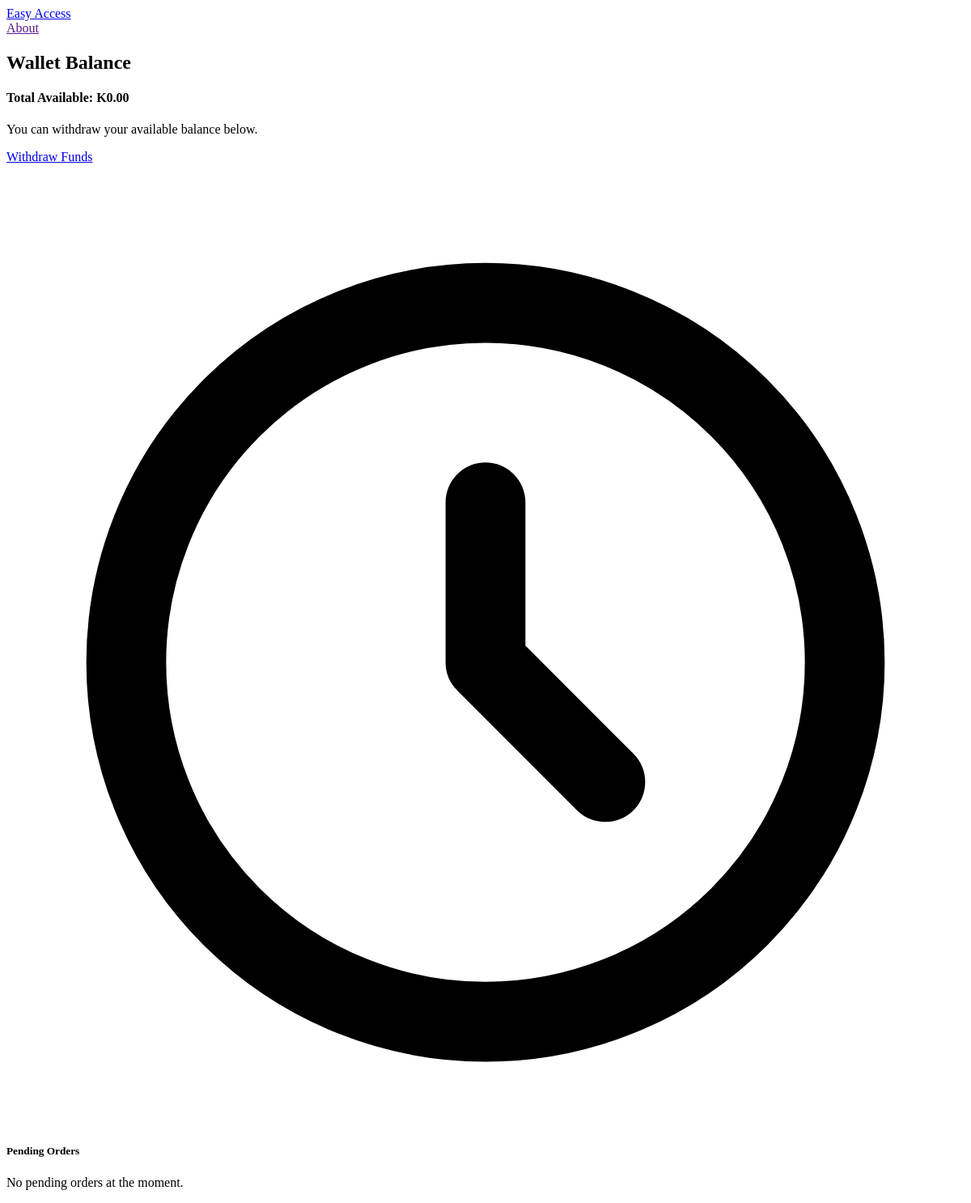
The app's page /available-balance/ (signed in), older data.
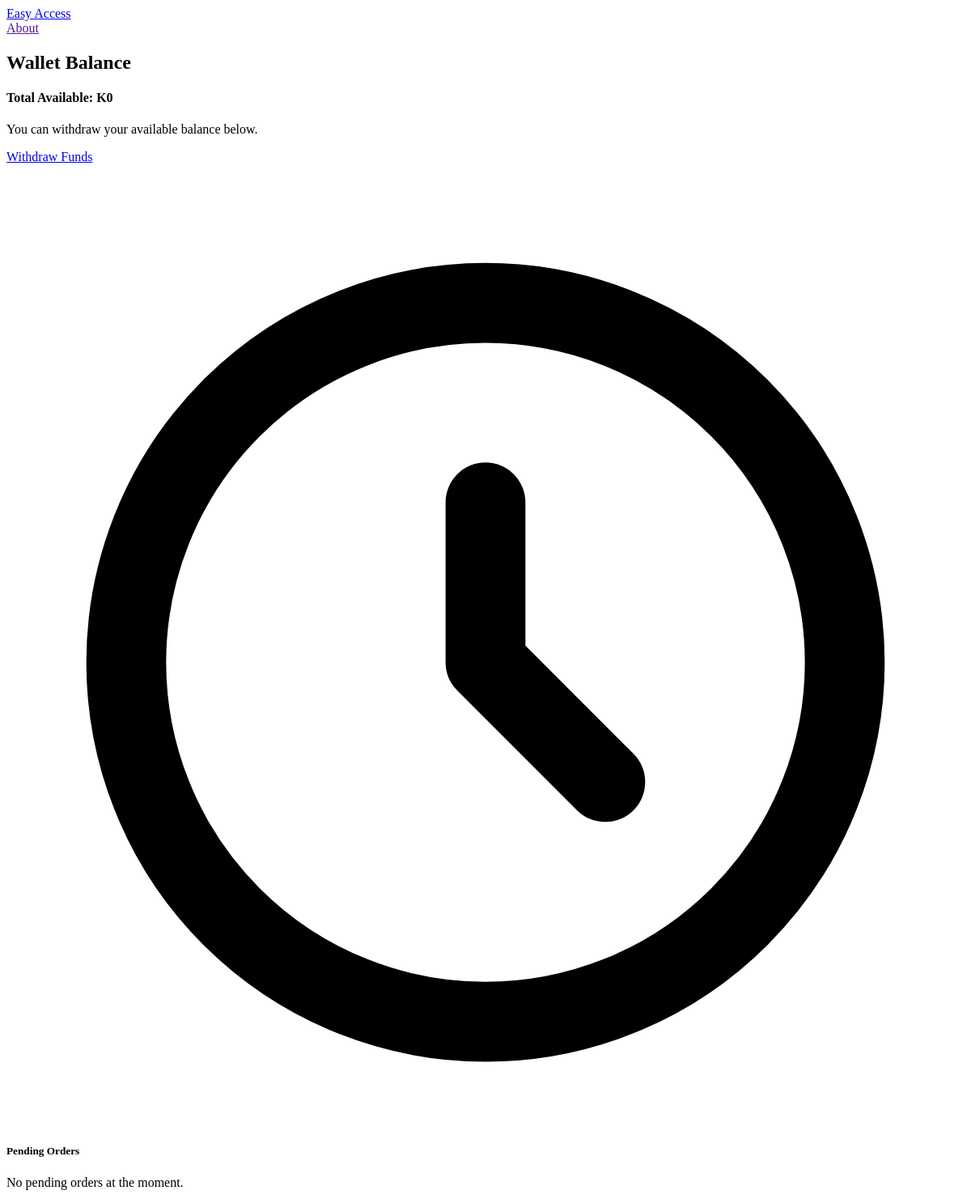
The same page, newer data.
### store/models.py (models this page shows, shortened)
class Store(models.Model):
    owner = models.OneToOneField(User, on_delete=models.CASCADE, related_name="store")
    name = models.CharField(max_length=255)
    description = models.TextField()
    image = models.ImageField(upload_to="store_images/", blank=True, null=True)
    phone_number = models.CharField(max_length=20, blank=True, null=True)
    email = models.EmailField(blank=True, null=True)
    address = models.CharField(max_length=255, blank=True, null=True)
    province = models.CharField(max_length=100, blank=True, null=True)
    town = models.CharField(max_length=100, blank=True, null=True)
    website = models.URLField(blank=True, null=True)
    category = models.CharField(max_length=100, blank=True, null=True)
    total_earned = models.DecimalField(max_digits=10, decimal_places=2, default=0.00)
    pending_balance = models.DecimalField(max_digits=10, decimal_places=2, default=0.00)
    available_balance = models.DecimalField(max_digits=10, decimal_places=2, default=0.00)
    last_payout = models.DateTimeField(blank=True, null=True)
    is_approved = models.BooleanField(default=False)  # ✅ new field
    created_at = models.DateTimeField(auto_now_add=True)

### userprofile/views.py (the view)
# urls.py: path('available-balance/', views.available_balance, name='available_balance'),
@login_required
def available_balance(request):
    balance = 0
    available_orders = []
    if hasattr(request.user, 'store'):
        store = request.user.store
        balance = store.available_balance
        from store.models import OrderItem
        available_orders = OrderItem.objects.filter(
            vendor=store,
            status=OrderItem.STATUS_DELIVERED,
            is_paid_to_vendor=False
        )
    context = {
        'balance': balance,
        'available_orders': available_orders
    }
    return render(request, 'userprofile/avalaible_balance.html', context)

### store/context_processors.py (called while the page is built)
def cart(request):
	return { 'cart': Cart(request)}

### userprofile/templates/userprofile/avalaible_balance.html
{% extends "core/base.html" %}
{% block content %}
<div class="max-w-4xl mx-auto mt-10 px-4">
  <h2 class="text-3xl font-bold text-gray-800 mb-6 text-center">Wallet Balance</h2>
  <div class="bg-white rounded-2xl shadow-lg p-6 mb-8 border border-gray-100 text-center">
    <h4 class="text-2xl font-semibold text-gray-700 mb-2">
      Total Available:
      <span class="text-green-600 font-bold">K{{ balance }}</span>
    </h4>
    <p class="text-gray-500 mb-4">You can withdraw your available balance below.</p>
    <a href="{% url 'withdraw_funds' %}"
       class="inline-block bg-blue-600 hover:bg-blue-700 text-white font-medium px-6 py-2.5 rounded-xl transition">
      Withdraw Funds
    </a>
  </div>
  <div class="bg-white rounded-2xl shadow-md p-6 border border-gray-100">
    <h5 class="text-xl font-semibold text-gray-800 mb-4 flex items-center gap-2">
      <svg xmlns="http://www.w3.org/2000/svg" class="h-6 w-6 text-yellow-500" fill="none" viewBox="0 0 24 24" stroke="currentColor">
        <path stroke-linecap="round" stroke-linejoin="round" stroke-width="2" d="M12 8v4l3 3m6-3a9 9 0 11-18 0 9 9 0 0118 0z" />
      </svg>
      Pending Orders
    </h5>
    {% if pending_orders %}
    <div class="overflow-x-auto">
      <table class="min-w-full border border-gray-200 rounded-lg">
        <thead class="bg-gray-100">
          <tr>
            <th class="py-3 px-4 text-left text-sm font-semibold text-gray-600">Product</th>
            <th class="py-3 px-4 text-left text-sm font-semibold text-gray-600">Quantity</th>
            <th class="py-3 px-4 text-left text-sm font-semibold text-gray-600">Price</th>
            <th class="py-3 px-4 text-left text-sm font-semibold text-gray-600">Total</th>
          </tr>
        </thead>
        <tbody class="divide-y divide-gray-100">
          {% for item in pending_orders %}
          <tr class="hover:bg-gray-50 transition">
            <td class="py-3 px-4 text-gray-800">{{ item.product.title }}</td>
            <td class="py-3 px-4 text-gray-700">{{ item.quantity }}</td>
            <td class="py-3 px-4 text-gray-700">K{{ item.price }}</td>
            <td class="py-3 px-4 text-gray-800 font-semibold">
              K{{ item.price|floatformat:2|add:"0"|add:item.quantity }}
            </td>
          </tr>
          {% endfor %}
        </tbody>
      </table>
    </div>
    {% else %}
      <p class="text-gray-500 text-center mt-3">No pending orders at the moment.</p>
    {% endif %}
  </div>
</div>
{% endblock %}

### Templates/core/base.html (shortened to what this page needs)
<!DOCTYPE html>
<html>
<head>
</head>
<body>
	<nav class =' max-w-4xl mx-auto flex items-center justify-between py-4 px-6 bg-teal-600'>
		<div class= 'logo'>
			<a class = 'text-white' href="/"> Easy Access</a>
		</div>
		<div class = 'menu'>
			<a href="">About</a>
		</div>
	</nav>
	{%  block content %}
	{% endblock %}
</body>
</html>

Row changes from the older to the newer data that the page shows:
removed Store: available_balance "0.00"
Text that changed along with them:
{{ balance }}: (not shown) → "0"
